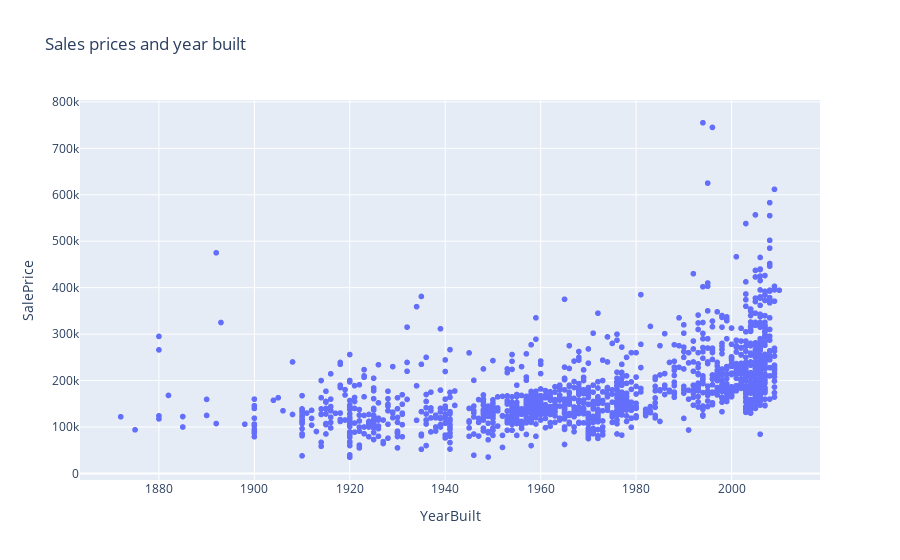

Write notebook code for a chart like this one.
### Markdown cell above
# Yaş
Yaş değişkeninin satış fiyatları ile düşük bir korelasyonu vardır. Aşağıdaki grafikte, yaş ve SalePrice değişkenleri arasındaki korelasyon görülmekted

### Code cell
# Sales prices and year built with plotly
fig = px.scatter(df, x="YearBuilt", y="SalePrice", title="Sales prices and year built")
fig.show()

### Figure 1 — Plotly figure (JSON) as saved in the notebook; plotly's stock layout.template omitted (floating-point values rounded to 4 significant figures; data arrays with more than 128 entries replaced by an {"elided": "..."} marker saying what was removed)
{"data": [{"hovertemplate": "YearBuilt=%{x}<br>SalePrice=%{y}<extra></extra>", "legendgroup": "", "marker": {"color": "#636efa", "symbol": "circle"}, "mode": "markers", "name": "", "showlegend": false, "type": "scattergl", "x": {"elided": "1460 int values"}, "xaxis": "x", "y": {"elided": "1460 int values"}, "yaxis": "y"}], "layout": {"autosize": true, "legend": {"tracegroupgap": 0}, "title": {"text": "Sales prices and year built"}, "xaxis": {"anchor": "y", "autorange": true, "domain": [0, 1], "range": [1863.0, 2019.0], "title": {"text": "YearBuilt"}, "type": "linear"}, "yaxis": {"anchor": "x", "autorange": true, "domain": [0, 1], "range": [-24530.0, 814400.0], "title": {"text": "SalePrice"}, "type": "linear"}}}
